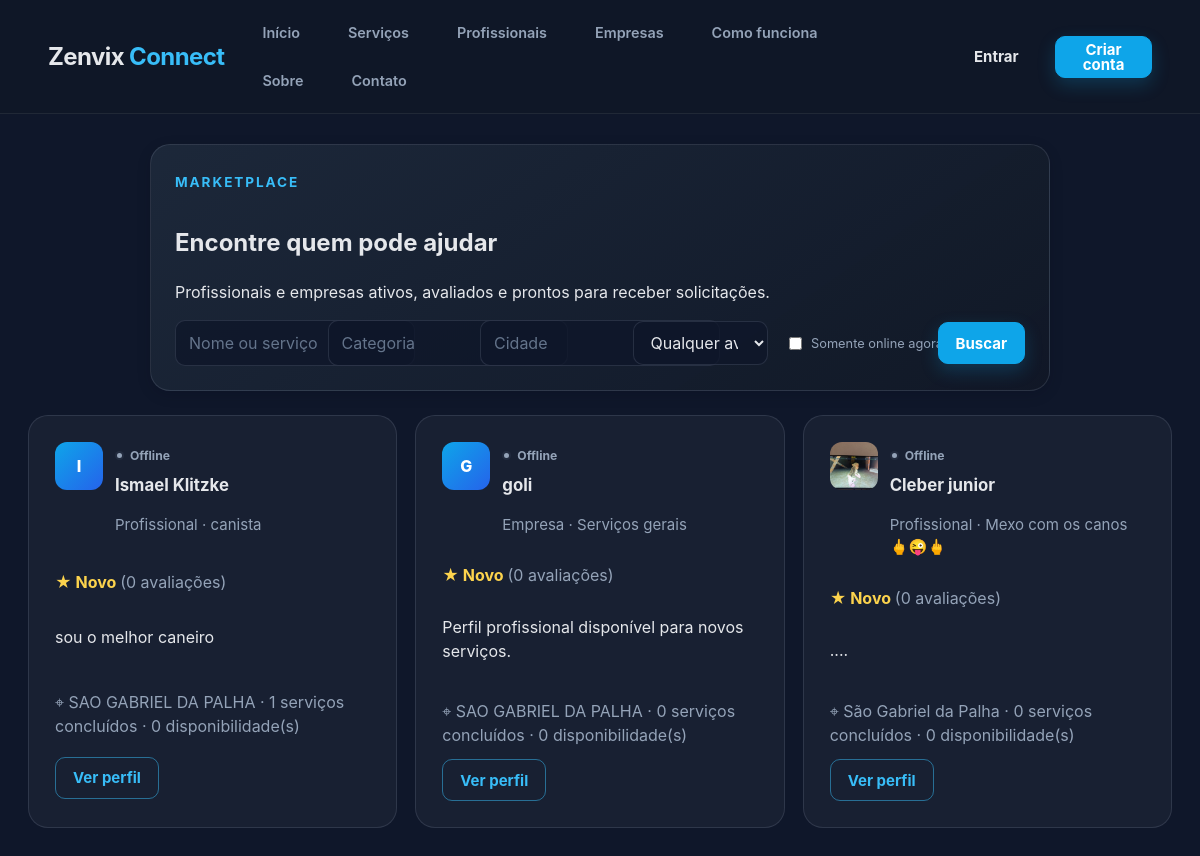
Before: /profissionais with the older database file.
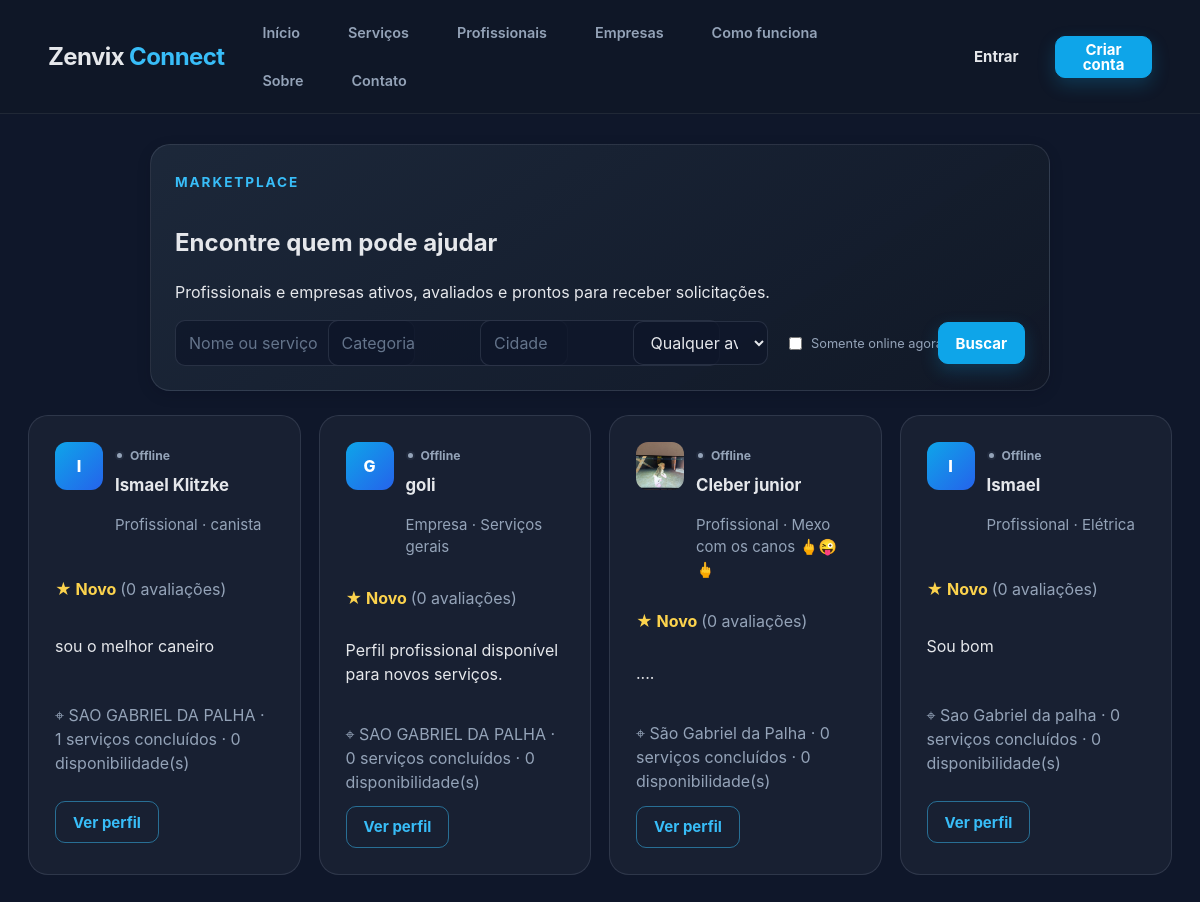
After: the same page with the newer database file.
### tables this page shows
CREATE TABLE usuarios (
            id INTEGER PRIMARY KEY AUTOINCREMENT,
            nome TEXT NOT NULL,
            email TEXT NOT NULL UNIQUE,
            senha TEXT NOT NULL,
            telefone TEXT,
            cidade TEXT,
            tipo TEXT NOT NULL
        , bio TEXT, especialidade TEXT, empresa_nome TEXT, estado TEXT, bairro TEXT, cpf TEXT, documento TEXT, foto_perfil TEXT, cnpj TEXT, documento_empresa TEXT, logo_empresa TEXT, approval_status TEXT, deletion_requested INTEGER DEFAULT 0, rejection_reason TEXT, status_online TEXT DEFAULT 'offline', TEXT, ultimo_acesso TEXT);

### app.py (the view, shortened to what this page needs)
@app.route("/profissionais")
def profissionais():
    search = request.args.get("q", "").strip()
    category = request.args.get("categoria", "").strip()
    city = request.args.get("cidade", "").strip()
    online_only = request.args.get("online") == "1"
    min_rating = request.args.get("avaliacao", "").strip()
    providers = []
    favorite_ids = set()
    try:
        minimum_rating = float(min_rating) if min_rating else None
    except ValueError:
        minimum_rating = None
    for provider in get_providers(search=search, category=category, city=city, online_only=online_only):
        provider_data = enrich_provider(provider)
        provider_data["recommendation_score"] = get_provider_recommendation_score(provider_data, requested_category=category)
        if minimum_rating and (provider_data["rating"] is None or provider_data["rating"] < minimum_rating):
            continue
        provider_data["is_favorite"] = provider["id"] in favorite_ids
        providers.append(provider_data)
    providers.sort(key=lambda item: item["recommendation_score"], reverse=True)
    return render_template(
        "profissionais.html",
        providers=providers,
        search=search,
        category=category,
        city=city,
        online_only=online_only,
        min_rating=min_rating,
    )

### app.py (called while the page is built, shortened)
def get_db():
    if "db" not in g:
        g.db = sqlite3.connect(DATABASE_PATH)
        g.db.row_factory = sqlite3.Row
    return g.db

def get_provider_rating(provider_id):
    db = get_db()
    row = db.execute(
        "SELECT AVG(nota) AS avg_rating, COUNT(*) AS total FROM avaliacoes WHERE profissional_id = ?",
        (provider_id,),
    ).fetchone()
    avg_rating = row["avg_rating"]
    return (round(avg_rating, 1), row["total"]) if avg_rating is not None else (None, row["total"])

def get_provider_recommendation_score(provider, requested_category=None):
    requested_category = (requested_category or "").strip().lower()
    rating = provider.get("rating") or 0.0
    rating_count = provider.get("rating_count") or 0
    availability_count = provider.get("availability_count") or 0
    completed_services = provider.get("completed_services") or 0
    online_bonus = 6 if provider.get("online") else 0
    category_bonus = 0
    if requested_category:
        specialty = (provider.get("especialidade") or "").lower()
        if requested_category in specialty:
            category_bonus = 20
    score = (
        (rating * 10)
        + min(rating_count * 4, 30)
        + min(availability_count * 8, 24)
        + min(completed_services * 0.4, 12)
        + online_bonus
        + category_bonus
    )
    return round(score, 2)

def get_availability_for_user(user_id):
    db = get_db()
    return db.execute(
        "SELECT * FROM disponibilidade WHERE profissional_id = ? ORDER BY id DESC",
        (user_id,),
    ).fetchall()

@app.before_request
def before_request():
    get_db()

@app.teardown_appcontext
def teardown_appcontext(exception):
    close_db(exception)

### templates/profissionais.html (shortened to what this page needs)
{% extends "base.html" %}
{% block content %}
<section class="form-card provider-search-card"><span class="eyebrow">Marketplace</span>
    <h1>Encontre quem pode ajudar</h1>
    <p>Profissionais e empresas ativos, avaliados e prontos para receber solicitações.</p>
    <form action="/profissionais" method="get" class="search-form provider-filters"><input name="q" value="{{ search }}"
            placeholder="Nome ou serviço" class="search-input"><input name="categoria" value="{{ category }}"
            placeholder="Categoria" class="search-input"><input name="cidade" value="{{ city }}" placeholder="Cidade"
            class="search-input"><select name="avaliacao" class="search-select">
            <option value="">Qualquer avaliação</option>
        </select><label class="online-filter"><input type="checkbox" name="online" value="1" {{ 'checked' if online_only
                }}> Somente online agora</label><button type="submit" class="button button-primary">Buscar</button>
    </form>
</section>
{% if providers %}<div class="grid-section provider-result-grid">{% for provider in providers %}<article
        class="provider-card provider-result-card">
        <div class="provider-result-head">
            <div class="avatar provider-result-avatar {% if provider.foto_perfil or provider.logo_empresa %}avatar-image{% endif %}"
                {% if provider.foto_perfil or provider.logo_empresa
                %}style="background-image:url('/static/uploads/{{ provider.foto_perfil or provider.logo_empresa }}')" {%
                endif %}>{% if not provider.foto_perfil and not provider.logo_empresa %}{{ (provider.empresa_nome or
                provider.nome)[0]|upper }}{% endif %}</div>
            <div><span class="presence-label {{ 'online' if provider.online else 'offline' }}"><i
                        class="online-dot"></i> {{ 'Online agora' if provider.online else 'Offline' }}</span>
                <h2>{{ provider.empresa_nome or provider.nome }}</h2>
                <p class="provider-role">{{ 'Empresa' if provider.tipo == 'empresa' else 'Profissional' }} · {{
                    provider.especialidade or 'Serviços gerais' }}</p>
            </div>
        </div>
        <div class="form-actions" style="justify-content: space-between; align-items: center;">
            <p class="provider-rating">★ {{ provider.rating if provider.rating is not none else 'Novo' }} <span>({{
                    provider.rating_count }} avaliações)</span></p>
        </div>
        <p>{{ provider.bio or 'Perfil profissional disponível para novos serviços.' }}</p>
        <p class="provider-meta">⌖ {{ provider.cidade or 'Cidade não informada' }} · {{ provider.completed_services }}
            serviços concluídos · {{ provider.availability_count }} disponibilidade(s)</p>
        <div class="form-actions"><a
                href="/{{ 'empresa' if provider.tipo == 'empresa' else 'profissional' }}/{{ provider.id }}"
                class="button button-secondary">Ver perfil</a></div>
    </article>{% endfor %}</div>{% else %}<section class="form-card empty-state">
    <h2>Nenhum prestador encontrado.</h2>
    <p>Tente remover filtros ou volte em alguns minutos para ver novos profissionais online.</p>
</section>{% endif %}
{% endblock %}

### templates/base.html
{% extends "layouts/base.html" %}

### templates/layouts/base.html (shortened to what this page needs)
<!DOCTYPE html>
<html lang="pt-BR">
<head>
    <link rel="stylesheet" href="{{ url_for('static', filename='css/style.css') }}?v={{ config.ASSET_VERSION }}">
    <link rel="stylesheet"
        href="{{ url_for('static', filename='css/design-system.css') }}?v={{ config.ASSET_VERSION }}">
    <link rel="stylesheet" href="{{ url_for('static', filename='css/public.css') }}?v={{ config.ASSET_VERSION }}">
</head>
<body data-authenticated="{{ 'true' if session.get('user_id') else 'false' }}"
    data-user-id="{{ session.get('user_id') or '' }}">{% block header %}{% include "components/header.html" %}{%
    endblock %}<main class="page-container {% block main_class %}{% endblock %}">{% include
        "components/flash_messages.html" %}{% block content %}{% endblock %}</main>
</body>
</html>

### templates/components/header.html
<header class="topbar site-header">
    <a class="logo" href="/" aria-label="Zenvix Connect — início">Zenvix <span>Connect</span></a>
    {% if not compact_header %}
    <nav class="topbar-nav" aria-label="Navegação principal">
        <a href="/#inicio">Início</a><a href="/#servicos">Serviços</a><a href="/profissionais">Profissionais</a><a href="/#empresas">Empresas</a><a href="/#como-funciona">Como funciona</a><a href="/#sobre">Sobre</a><a href="/#contato">Contato</a>
    </nav>
    {% endif %}
    <nav class="header-actions" aria-label="Ações da conta">
        {% if session.get('user_id') %}<a href="/dashboard" class="button button-primary">Meu painel</a><a href="/logout" class="button button-secondary">Sair</a>{% else %}<a href="/login" class="button button-ghost">Entrar</a><a href="/cadastro" class="button button-primary">Criar conta</a>{% endif %}
    </nav>
</header>

### static/css/style.css (style rules this page uses)
.topbar { display: flex; justify-content: space-between; align-items: center; padding: 24px 32px; background: #111827; border-bottom: 1px solid rgba(226, 232, 240, 0.08); }
.logo { font-size: 1.5rem; font-weight: 700; color: #38BDF8; }
nav a { margin-left: 16px; text-decoration: none; }
.button { display: inline-flex; align-items: center; justify-content: center; padding: 12px 20px; border-radius: 999px; border: none; cursor: pointer; text-decoration: none; font-weight: 600; transition: transform 0.25s ease, background-color 0.25s ease, color 0.25s ease, box-shadow 0.25s ease; }
.button-primary { background: #0EA5E9; color: white; }
.button-secondary { background: transparent; border: 1px solid #38BDF8; color: #38BDF8; }
.eyebrow { display: inline-block; margin: 0 0 12px; color: #38BDF8; font-size: 0.85rem; font-weight: 700; text-transform: uppercase; letter-spacing: 0.14em; }
.page-container { max-width: 1080px; margin: 40px auto; padding: 0 24px; min-width: 0; }
.search-input { flex: 1; min-width: 240px; padding: 16px 20px; border-radius: 16px; border: 1px solid #334155; background: #0F172A; color: #E5E7EB; }
.grid-section { margin-top: 32px; display: grid; gap: 24px; grid-template-columns: repeat(auto-fit, minmax(280px, 1fr)); }
.search-select { width: 100%; padding: 14px 16px; border-radius: 18px; border: 1px solid rgba(148, 163, 184, 0.18); background: rgba(15, 23, 42, 0.95); color: #E5E7EB; outline: none; }
.input-icon-wrapper, .search-input, .search-select { width: 100%; }
.topbar-nav a { margin-right: 18px; }
.topbar-nav { display: flex; flex-wrap: wrap; gap: 10px; }
.provider-card, .partner-card, .review-card { background: rgba(255, 255, 255, 0.04); border: 1px solid rgba(255, 255, 255, 0.08); border-radius: 28px; padding: 26px; display: grid; gap: 18px; transition: transform 0.25s ease, border-color 0.25s ease; }
.provider-meta { margin: 8px 0 0; color: #94A3B8; }
.form-card { background: rgba(30, 41, 59, 0.95); border: 1px solid rgba(56, 189, 248, 0.12); border-radius: 28px; padding: 32px; box-shadow: 0 24px 60px rgba(0, 0, 0, 0.22); }
.provider-role { color: #94A3B8; font-size: 0.94rem; }
.page-container { margin: 24px auto; }

### static/css/public.css (style rules this page uses)
.button-ghost { --button-bg: transparent; --button-fg: var(--text); --button-border: transparent; }
.site-header { gap: 20px; }
.site-header .logo { color: var(--text); text-decoration: none; white-space: nowrap; }
.site-header .logo span { color: var(--brand-light); }
.header-actions { align-items: center; display: flex; gap: 8px; margin-left: auto; }
.marketplace-search>*, .section-heading>*, .final-cta>*, .header-actions>* { min-width: 0; }
.provider-filters { align-items: center; grid-template-columns: repeat(5, minmax(0, 1fr)) auto; }
.online-filter { align-items: center; color: var(--text-muted); display: flex; font-size: .8rem; gap: 6px; white-space: nowrap; }
.provider-result-grid { margin-top: 24px; }
.provider-result-card { display: grid; gap: 12px; }
.provider-result-head { align-items: start; display: flex; gap: 12px; }
.provider-result-avatar { height: 48px; width: 48px; }
.provider-result-head h2 { font-size: 1.05rem; margin: 7px 0 2px; }
.provider-rating { color: #FCD34D; font-weight: 700; margin: 0; }
.provider-rating span { color: var(--text-muted); font-weight: 400; }
.provider-filters .button { width: 100%; }

Changed rows visible on the page:
added usuarios: nome "I", status_online "Offline", nome "Ismael", tipo "Profissional", especialidade "Elétrica", rating "Novo", rating_count "0", bio "Sou bom", cidade "Sao Gabriel da palha", completed_services "0", availability_count "0"
